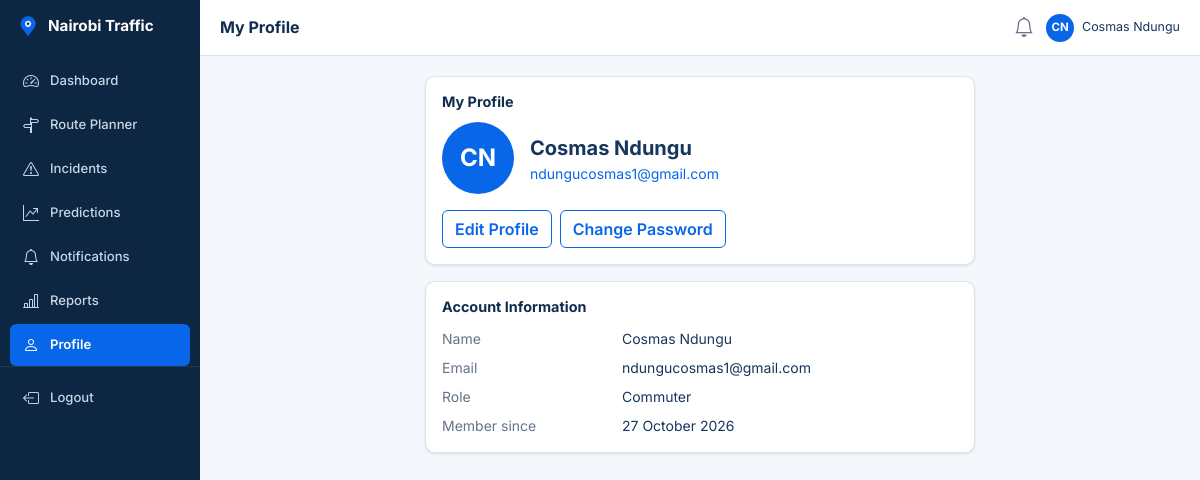
Screenshot of /profile (signed in) with the database file from the repository.
### tables this page shows
CREATE TABLE users (
  id INTEGER PRIMARY KEY AUTOINCREMENT,
  full_name TEXT NOT NULL,
  email TEXT NOT NULL UNIQUE,
  password_hash TEXT NOT NULL,
  role TEXT NOT NULL DEFAULT 'commuter',
  is_active INTEGER NOT NULL DEFAULT 1,
  created_at TEXT NOT NULL
);

### app.py (the view)
@app.route("/profile")
@login_required
def profile():
    return page("profile.html", "profile", "My Profile")

### app.py (called while the page is built)
def get_db():
    if "db" not in g:
        g.db = sqlite3.connect(app.config["DATABASE"])
        g.db.row_factory = sqlite3.Row
        g.db.execute("PRAGMA foreign_keys = ON")
    return g.db

def current_user():
    uid = session.get("uid")
    if not uid:
        return None
    row = get_db().execute("SELECT * FROM users WHERE id=? AND is_active=1", (uid,)).fetchone()
    if row is None:
        session.clear()
    return row

def login_required(view):
    @wraps(view)
    def wrapped(*a, **kw):
        if current_user() is None:
            if request.path.startswith("/api/"):
                return jsonify(error="Authentication required."), 401
            return redirect(url_for("login", next=request.path))
        return view(*a, **kw)
    return wrapped

def csrf_token():
    if "csrf" not in session:
        session["csrf"] = secrets.token_hex(16)
    return session["csrf"]

@app.before_request
def csrf_protect():
    if request.method in ("POST", "PUT", "PATCH", "DELETE"):
        sent = request.headers.get(
            "X-CSRF-Token") or request.form.get("csrf_token")
        if not sent or not secrets.compare_digest(sent, session.get("csrf", "")):
            if request.path.startswith("/api/"):
                return jsonify(error="Invalid or missing CSRF token."), 400
            abort(400, "Invalid or missing CSRF token.")

@app.after_request
def security_headers(resp):
    resp.headers.setdefault("X-Content-Type-Options", "nosniff")
    resp.headers.setdefault("X-Frame-Options", "DENY")
    resp.headers.setdefault(
        "Referrer-Policy", "strict-origin-when-cross-origin")
    return resp

@app.context_processor
def inject_globals():
    return {"csrf_token": csrf_token, "current_user": current_user(),
            "incident_types": INCIDENT_TYPES}

def page(template, active, title, **ctx):
    return render_template(template, active=active, page_title=title, **ctx)

### templates/profile.html (shortened to what this page needs)
{% extends 'base.html' %}
{% block content %}
{% set parts = current_user['full_name'].split() %}
{% set initials = (parts[0][0] ~ (parts[1][0] if parts|length > 1 else ''))|upper %}
<div class="row justify-content-center"><div class="col-xl-7 col-lg-9">
  <div class="card-box mb-3">
    <h2>My Profile</h2>
    <div class="d-flex align-items-center gap-3 flex-wrap">
      <span class="avatar avatar-lg" id="avatar" aria-hidden="true">{{ initials }}</span>
      <div class="flex-grow-1">
        <div class="fs-5 fw-bold" id="pName">{{ current_user['full_name'] }}</div>
        <div class="text-primary" id="pEmail">{{ current_user['email'] }}</div>
      </div>
      <div class="d-flex gap-2 flex-wrap">
        <button class="btn btn-outline-primary" type="button" data-bs-toggle="modal" data-bs-target="#editModal">Edit Profile</button>
        <button class="btn btn-outline-primary" type="button" data-bs-toggle="modal" data-bs-target="#pwModal">Change Password</button>
      </div>
    </div>
  </div>
  <div class="card-box">
    <h2>Account Information</h2>
    <dl class="row mb-0">
      <dt class="col-sm-4 text-muted fw-normal">Name</dt><dd class="col-sm-8" id="infoName">{{ current_user['full_name'] }}</dd>
      <dt class="col-sm-4 text-muted fw-normal">Email</dt><dd class="col-sm-8" id="infoEmail">{{ current_user['email'] }}</dd>
      <dt class="col-sm-4 text-muted fw-normal">Role</dt><dd class="col-sm-8 text-capitalize">{{ current_user['role'] }}</dd>
      <dt class="col-sm-4 text-muted fw-normal">Member since</dt><dd class="col-sm-8 mb-0" data-utc="{{ current_user['created_at'] }}" id="memberSince">{{ current_user['created_at'][:10] }}</dd>
    </dl>
  </div>
</div></div>
{% endblock %}

### templates/base.html (shortened to what this page needs)
<!DOCTYPE html>
<html lang="en">
<head>
  <link rel="stylesheet" href="https://cdn.jsdelivr.net/npm/bootstrap@5.3.3/dist/css/bootstrap.min.css">
  <link rel="stylesheet" href="https://cdn.jsdelivr.net/npm/bootstrap-icons@1.11.3/font/bootstrap-icons.min.css">
  <link rel="stylesheet" href="{{ url_for('static', filename='style.css') }}">
  <link rel="stylesheet" href="https://unpkg.com/leaflet@1.9.4/dist/leaflet.css" />
</head>
<body data-csrf="{{ csrf_token() }}">
  {% block layout %}
    {% include 'partials/sidebar.html' %}
    <div class="app-main">
      {% include 'partials/topbar.html' %}
      <main id="main" class="app-content" tabindex="-1">
        {% block content %}{% endblock %}
      </main>
    </div>
  {% endblock %}
</body>
</html>

### templates/partials/sidebar.html (shortened to what this page needs)
{% set items = [
  ('dashboard',       'dashboard',       'bi-speedometer2', 'Dashboard'),
  ('route_planner',   'route_planner',   'bi-signpost-split', 'Route Planner'),
  ('report_incident', 'report_incident', 'bi-exclamation-triangle', 'Incidents'),
  ('predictions',     'predictions',     'bi-graph-up-arrow', 'Predictions'),
  ('notifications',   'notifications',   'bi-bell', 'Notifications'),
  ('reports',         'reports',         'bi-bar-chart-line', 'Reports'),
] %}
<aside class="app-sidebar" id="appSidebar" aria-label="Main navigation">
  <a class="sidebar-brand" href="{{ url_for('dashboard') }}">
    <img src="{{ url_for('static', filename='images/logo.png') }}" alt="" width="24" height="24">
    <span>Nairobi Traffic</span>
  </a>
  <nav>
    <ul class="sidebar-nav">
      {% for key, endpoint, icon, label in items %}
      <li>
        <a class="sidebar-link {{ 'active' if active == key }}" href="{{ url_for(endpoint) }}"
           {% if active == key %}aria-current="page"{% endif %}>
          <i class="bi {{ icon }}" aria-hidden="true"></i><span>{{ label }}</span>
        </a>
      </li>
      {% endfor %}
      <li>
        <a class="sidebar-link {{ 'active' if active == 'profile' }}" href="{{ url_for('profile') }}"
           {% if active == 'profile' %}aria-current="page"{% endif %}>
          <i class="bi bi-person" aria-hidden="true"></i><span>Profile</span>
        </a>
      </li>
    </ul>
  </nav>
  <div class="sidebar-footer">
    <form method="post" action="{{ url_for('logout') }}">
      <button type="submit" class="sidebar-link"><i class="bi bi-box-arrow-left" aria-hidden="true"></i><span>Logout</span></button>
    </form>
  </div>
</aside>

### templates/partials/topbar.html (shortened to what this page needs)
{% set parts = (current_user['full_name'] if current_user else '?').split() %}
{% set initials = ((parts[0][0] ~ (parts[1][0] if parts|length > 1 else '')) if parts else '?')|upper %}
<header class="app-topbar">
  <h1 class="page-title">{{ page_title|default('Nairobi Traffic') }}</h1>
  <a class="position-relative text-decoration-none" href="{{ url_for('notifications') }}" aria-label="Notifications">
    <i class="bi bi-bell fs-5 text-secondary" aria-hidden="true"></i>
  </a>
  <div class="user-chip">
    <span class="avatar" aria-hidden="true">{{ initials }}</span>
    <span class="user-name">{{ current_user['full_name'] if current_user }}</span>
  </div>
</header>

### static/style.css (style rules this page uses)
:root { --navy: #102c4e; --sidebar: #0d2743; --primary: #0866e8; --primary-dark: #0652bd; --bg: #f4f7fb; --card: #ffffff; --text: #17365d; --muted: #64748b; --heavy: #e53935; --moderate: #f59e0b; --low: #16a34a; --border: #dce5ef; --sidebar-w: 200px; --topbar-h: 56px; --radius: 10px; --shadow: 0 1px 3px rgba(16, 44, 78, 0.08), 0 1px 2px rgba(16, 44, 78, 0.04); --bs-body-font-family: Inter, Roboto, "Segoe UI", system-ui, -apple-system, sans-serif; --bs-body-color: var(--text); --bs-primary: var(--primary); --bs-primary-rgb: 8, 102, 232; }
html { -webkit-text-size-adjust: 100%; }
body { background: var(--bg); color: var(--text); font-size: 0.875rem; overflow-x: hidden; }
h1, h2, h3, h4, h5, h6 { color: var(--navy); font-weight: 700; }
a { color: var(--primary); }
.text-muted, .text-secondary { color: var(--muted) !important; }
.btn-outline-primary { --bs-btn-color: var(--primary); --bs-btn-border-color: var(--primary); --bs-btn-hover-bg: var(--primary); --bs-btn-hover-border-color: var(--primary); font-weight: 600; border-radius: 6px; }
.btn { min-height: 36px; }
.app-sidebar { position: fixed; inset: 0 auto 0 0; width: var(--sidebar-w); background: var(--sidebar); color: #fff; display: flex; flex-direction: column; z-index: 1040; transition: transform 0.2s ease; }
.sidebar-brand { display: flex; align-items: center; gap: 8px; padding: 14px 16px; color: #fff; text-decoration: none; font-weight: 700; font-size: 0.95rem; }
.sidebar-brand img { width: 24px; height: 24px; }
.sidebar-nav { list-style: none; margin: 8px 0 0; padding: 0 10px; flex: 1; overflow-y: auto; }
.sidebar-nav li + li { margin-top: 2px; }
.sidebar-link { display: flex; align-items: center; gap: 10px; width: 100%; padding: 9px 12px; border: 0; background: none; color: #c7d5e6; text-decoration: none; border-radius: 6px; font-size: 0.82rem; font-weight: 500; text-align: left; }
.sidebar-link i { font-size: 1rem; width: 18px; text-align: center; }
.sidebar-link.active { background: var(--primary); color: #fff; font-weight: 600; }
.sidebar-footer { padding: 10px; border-top: 1px solid rgba(255, 255, 255, 0.08); }
.app-main { margin-left: var(--sidebar-w); min-height: 100vh; display: flex; flex-direction: column; }
.app-topbar { position: sticky; top: 0; z-index: 1020; height: var(--topbar-h); background: #fff; border-bottom: 1px solid var(--border); display: flex; align-items: center; gap: 12px; padding: 0 20px; }
.app-topbar .page-title { font-size: 1rem; margin: 0; font-weight: 700; flex: 1; white-space: nowrap; overflow: hidden; text-overflow: ellipsis; }
.user-chip { display: flex; align-items: center; gap: 8px; font-size: 0.78rem; color: var(--text); }
.avatar { width: 28px; height: 28px; border-radius: 50%; background: var(--primary); color: #fff; display: inline-flex; align-items: center; justify-content: center; font-size: 0.72rem; font-weight: 700; flex-shrink: 0; }
.avatar-lg { width: 72px; height: 72px; font-size: 1.5rem; }
.app-content { padding: 20px; flex: 1; }
.card-box { background: var(--card); border: 1px solid var(--border); border-radius: var(--radius); box-shadow: var(--shadow); padding: 16px; }
.card-box h2, .card-box .card-title { font-size: 0.9rem; margin-bottom: 12px; }

### rows the page displays
users: full_name "Cosmas Ndungu", email "ndungucosmas1@gmail.com", role "Commuter"

### other values shown
{{ label }} "Dashboard" "Route Planner" "Incidents" "Predictions" "Notifications" "Reports"
{{ page_title|default('Nairobi Traffic') }} "My Profile"
{{ initials }} "CN"
